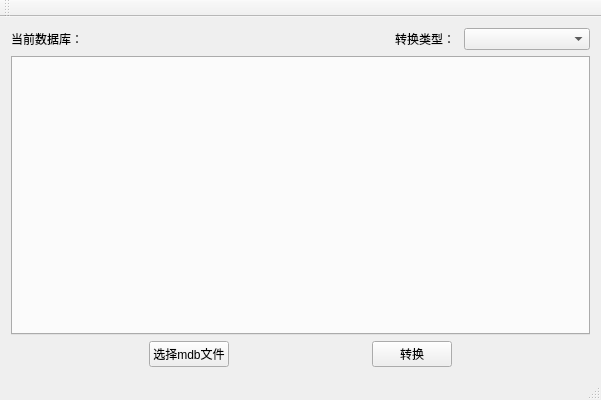
<?xml version="1.0" encoding="UTF-8"?>
<ui version="4.0">
 <class>MdbSwapClass</class>
 <widget class="QMainWindow" name="MdbSwapClass">
  <property name="geometry">
   <rect>
    <x>0</x>
    <y>0</y>
    <width>601</width>
    <height>400</height>
   </rect>
  </property>
  <property name="windowTitle">
   <string>数据库转换</string>
  </property>
  <widget class="QWidget" name="centralWidget">
   <layout class="QVBoxLayout" name="verticalLayout">
    <item>
     <layout class="QHBoxLayout" name="horizontalLayout_2" stretch="6,1,2">
      <item>
       <widget class="QLabel" name="labelDbName">
        <property name="text">
         <string>当前数据库：</string>
        </property>
       </widget>
      </item>
      <item>
       <widget class="QLabel" name="label">
        <property name="text">
         <string>转换类型：</string>
        </property>
       </widget>
      </item>
      <item>
       <widget class="QComboBox" name="comboType"/>
      </item>
     </layout>
    </item>
    <item>
     <widget class="QTabWidget" name="tab"/>
    </item>
    <item>
     <layout class="QHBoxLayout" name="horizontalLayout">
      <item>
       <spacer name="horizontalSpacer_3">
        <property name="orientation">
         <enum>Qt::Horizontal</enum>
        </property>
        <property name="sizeHint" stdset="0">
         <size>
          <width>40</width>
          <height>20</height>
         </size>
        </property>
       </spacer>
      </item>
      <item>
       <widget class="QPushButton" name="BtnSel">
        <property name="text">
         <string>选择mdb文件</string>
        </property>
       </widget>
      </item>
      <item>
       <spacer name="horizontalSpacer">
        <property name="orientation">
         <enum>Qt::Horizontal</enum>
        </property>
        <property name="sizeHint" stdset="0">
         <size>
          <width>40</width>
          <height>20</height>
         </size>
        </property>
       </spacer>
      </item>
      <item>
       <widget class="QPushButton" name="BtnToSqlite">
        <property name="text">
         <string>转换</string>
        </property>
       </widget>
      </item>
      <item>
       <spacer name="horizontalSpacer_2">
        <property name="orientation">
         <enum>Qt::Horizontal</enum>
        </property>
        <property name="sizeHint" stdset="0">
         <size>
          <width>40</width>
          <height>20</height>
         </size>
        </property>
       </spacer>
      </item>
     </layout>
    </item>
   </layout>
  </widget>
  <widget class="QMenuBar" name="menuBar">
   <property name="geometry">
    <rect>
     <x>0</x>
     <y>0</y>
     <width>601</width>
     <height>23</height>
    </rect>
   </property>
  </widget>
  <widget class="QToolBar" name="mainToolBar">
   <attribute name="toolBarArea">
    <enum>TopToolBarArea</enum>
   </attribute>
   <attribute name="toolBarBreak">
    <bool>false</bool>
   </attribute>
  </widget>
  <widget class="QStatusBar" name="statusBar"/>
 </widget>
 <layoutdefault spacing="6" margin="11"/>
 <resources>
  <include location="mdbswap.qrc"/>
 </resources>
 <connections/>
</ui>
